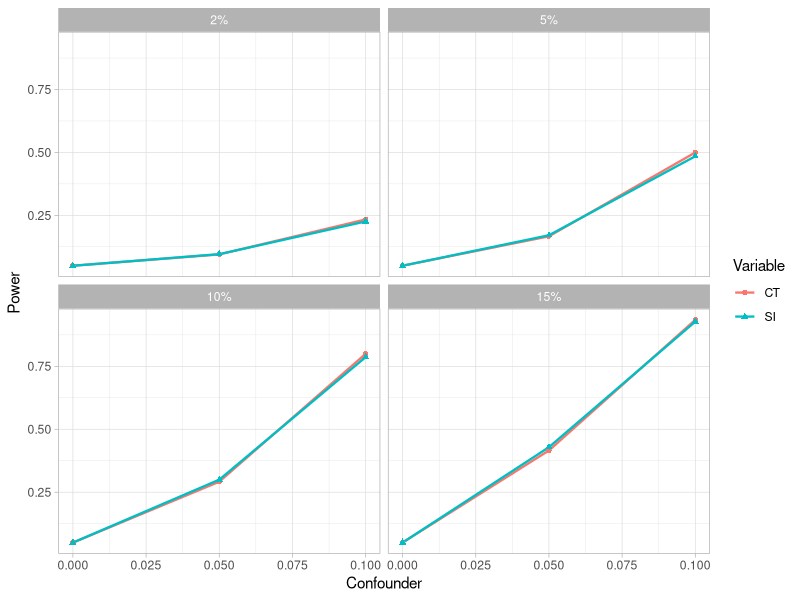
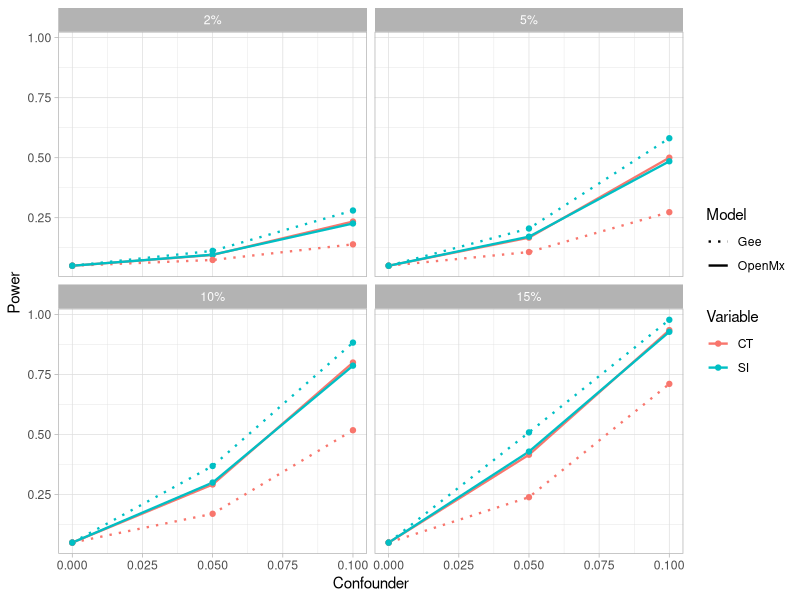

These figures' R source, in order:
library(tidyverse)

# Appendix data
app_mx_estimates <- read.csv("2024-05-08_mx_estimates_appendix.csv")
app_mx_power <- read.csv("2024-05-08_mx_power_appendix.csv")
app_gee_estimates <- read.csv("2024-05-08_gee_estimates_appendix.csv")
app_gee_power <- read.csv("2024-05-08_gee_power_appendix.csv")


# Create dataset for gee results
p5_data <- app_gee_power %>%
  filter(g == 0, round(a^2, 3) == .4) %>%
  select("b", "p5", 'PGS') %>%
  mutate(Variable = "CT")

p6_data <- app_gee_power %>%
  filter(b == 0, round(a^2, 3) == .4) %>%
  select("g", "p6", 'PGS') %>%
  mutate(Variable = "SI")

colnames(p5_data)[1:2] <- c("Confounder", "Power")
colnames(p6_data)[1:2] <- c("Confounder", "Power")
gee_plot_data <- rbind(p5_data, p6_data) %>%
  mutate(Model = "Gee")

# Create same dataset for MX
p1_data_mx <- app_mx_power %>%
  filter(g == 0, round(a^2, 3) == .4) %>%
  select("b", "p1", 'PGS') %>%
  mutate(Variable = "CT")

p2_data_mx <- app_mx_power %>%
  filter(b == 0, round(a^2, 3) == .4) %>%
  select("g", "p2", 'PGS') %>%
  mutate(Variable = "SI")

colnames(p1_data_mx)[1:2] <- c("Confounder", "Power")
colnames(p2_data_mx)[1:2] <- c("Confounder", "Power")
mx_plot_data <- rbind(p1_data_mx, p2_data_mx) %>%
  mutate(Model = "OpenMx")

# Combine the two
# Merge the data frames based on Confounder, PGS, and Variable
full_plot_data <- rbind(mx_plot_data, gee_plot_data)

# Plot for only MX results
full_plot_data$PGS_percent <- scales::percent(full_plot_data$PGS)
full_plot_data$PGS_percent <- factor(full_plot_data$PGS_percent, levels = c("2%", "5%", "10%", "15%"))

mx_plot_data$PGS_percent <- scales::percent(mx_plot_data$PGS)
mx_plot_data$PGS_percent <- factor(mx_plot_data$PGS_percent, levels = c("2%", "5%", "10%", "15%"))

ggplot(data = mx_plot_data, mapping = aes(x = Confounder, y = Power, colour = Variable)) +
  geom_line(linewidth = 0.8) +
  geom_point(aes(shape = Variable)) +
  facet_wrap(~PGS_percent) +
  theme_light()

ggplot(data = full_plot_data, mapping = aes(x = Confounder, y = Power, color = Variable, linetype = Model)) +
  geom_line(linewidth = 0.8) +
  geom_point() +
  facet_wrap(~PGS_percent) +
  scale_linetype_manual(values = c("Gee" = "dotted", "OpenMx" = "solid")) +
  theme_light()



